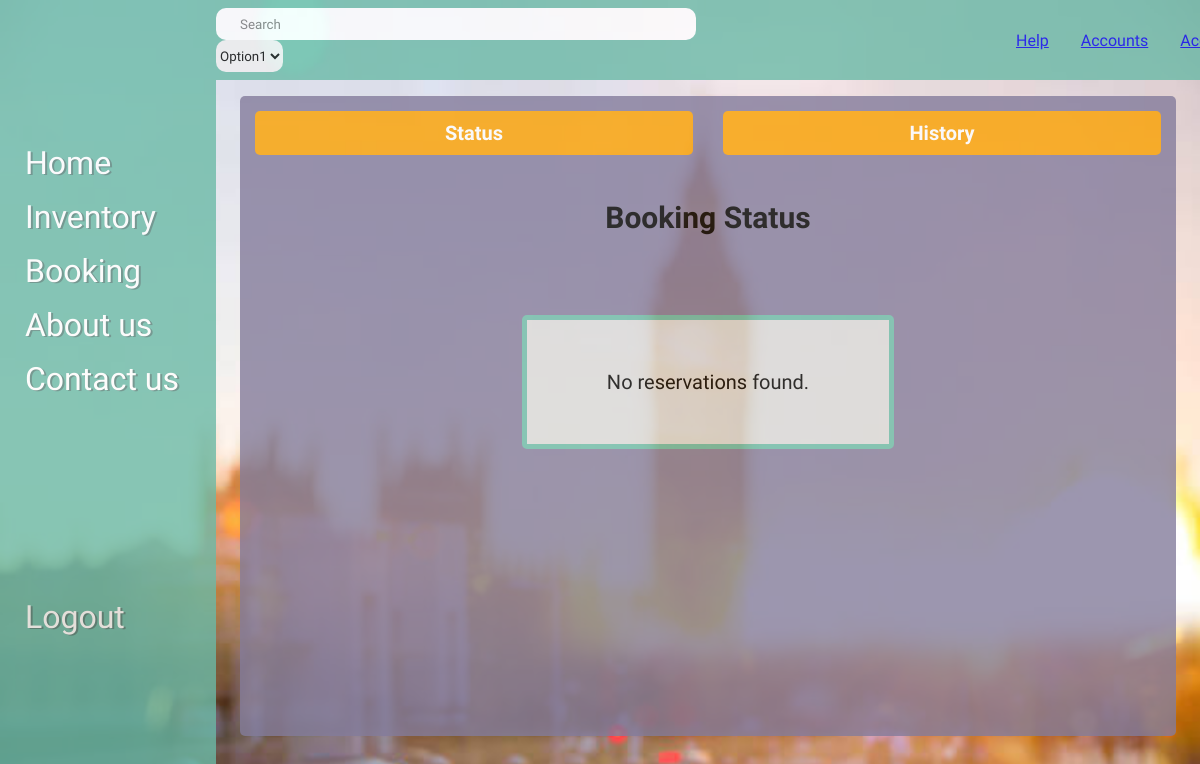
The page /reservations/status/ (signed in) on the database as committed earlier.
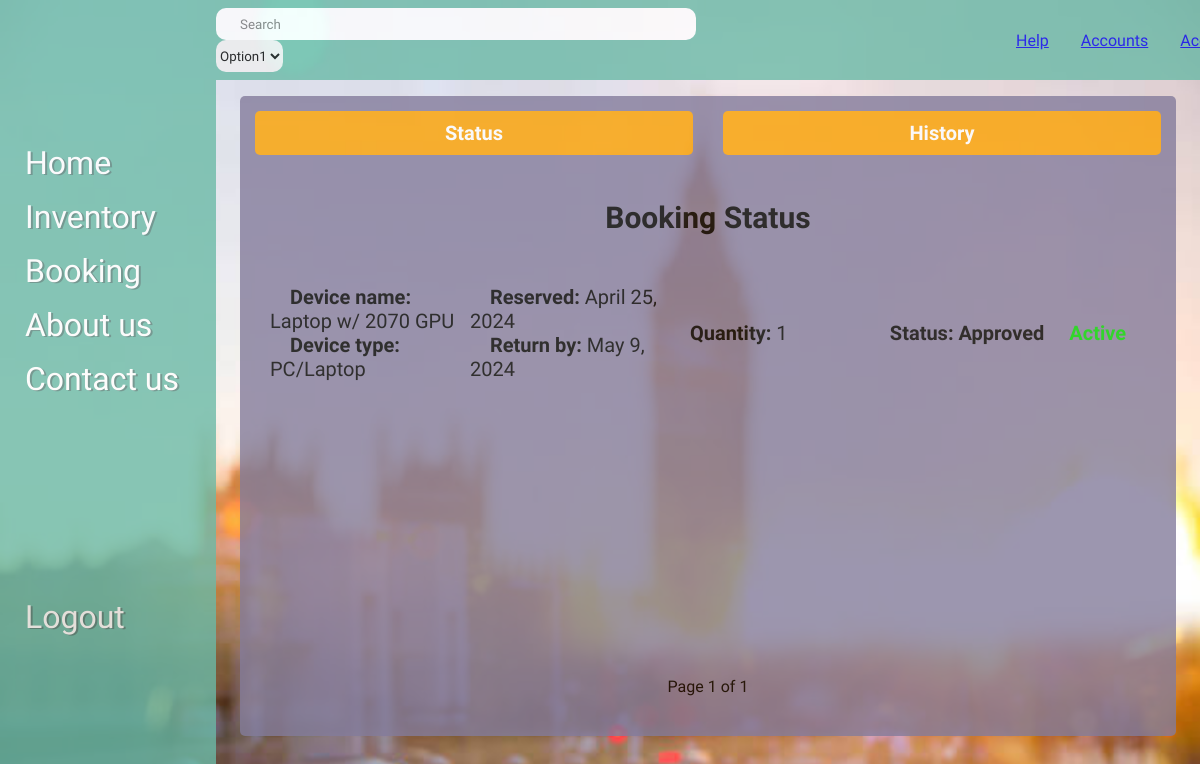
The same page on the database as committed later.
### reservations/models.py (models this page shows, shortened)
class ReservationDetails(models.Model):
    equipment = models.ForeignKey(Equipment, on_delete=models.CASCADE)
    quantity = models.PositiveIntegerField(default=1)
    reserved_date = models.DateField(default=timezone.now)
    return_date = models.DateField(default=default_return_date)
    user = models.ForeignKey(get_user_model(), on_delete=models.CASCADE, blank=True, null=True)
    APPROVED = 'Approved'
    NOT_APPROVED = 'Not Approved'
    PENDING = 'Pending'
    CANCELLED = 'Cancelled'
    COMPLETED = 'Completed'
    STATUS_CHOICES = [
        (APPROVED, 'Approved'),
        (NOT_APPROVED, 'Not Approved'),
        (PENDING, 'Pending'),
        (CANCELLED, 'Cancelled'),
        (COMPLETED, 'Completed'),
    ]
    status = models.CharField(max_length=20, choices=STATUS_CHOICES, default=PENDING)
    class Meta:
        permissions = [
            ("can_view_reservation", "Can view reservation"),
            ("can_modify_reservation", "Can modify reservation"),
            ("can_delete_reservation", "Can delete reservation"),
        ]

### inventory/models.py (models this page shows, shortened)
class Equipment(models.Model):
    display_name = models.CharField(max_length=100)
    asset_type = models.CharField(max_length=100)
    location = models.CharField(max_length=100)
    quantity = models.IntegerField()
    instock_items = models.IntegerField(('zipcode'), null=True, blank=True)
    comments = models.CharField(max_length=100, blank=True)

### reservations/views.py (the view, shortened to what this page needs)
# urls.py: path('status/', views.reservation_status, name='reservation_status'),
@login_required
def reservation_status(request):
    user = request.user
    hidden_reservations = request.session.get('hidden_reservations', [])
    hidden_reservations = [int(reservation_id) for reservation_id in hidden_reservations]
    all_reservations = ReservationDetails.objects.filter(user=user)\
        .exclude(status__in=[ReservationDetails.CANCELLED, ReservationDetails.COMPLETED])\
        .exclude(id__in=hidden_reservations)
    not_approved_reservations = all_reservations.filter(status=ReservationDetails.NOT_APPROVED)
    items_per_page = 3
    paginator = Paginator(all_reservations, items_per_page)
    page_number = request.GET.get('page')
    reservations = paginator.get_page(page_number)
    currentDateAndTime = datetime.now().strftime("%Y-%m-%d")
    return render(request, 'reservation_status.html', {'reservations': reservations, 'not_approved_reservations': not_approved_reservations, 'hidden_reservations': hidden_reservations, "currentDateAndTime" : currentDateAndTime})

### reservations/templates/reservation_status.html (shortened to what this page needs)
{% extends 'base.html' %}
{% load static %}
{% block content %}
<link rel="stylesheet" type="text/css" href="{% static 'css/styles.css' %}">
<div class="content-container-status">
    <div class="button-container">
        <button onclick="redirectToStatus()">Status</button>
        <button onclick="redirectToHistory()">History</button>
    </div>
    <h2 class="title">Booking Status</h2>
    <div class="status">
        {% if reservations %}
            {% for reservation in reservations %}
            <div class="reservation-item" id="reservation-{{ reservation.id }}">
                <div class="reservation-item-details">
                    <div class="name-type">
                        <strong>Device name:</strong> {{ reservation.equipment.display_name }}<br>
                        <strong>Device type:</strong> {{ reservation.equipment.asset_type }}<br>
                    </div>
                    <div class="dates">
                        <strong>Reserved:</strong> {{ reservation.reserved_date }}<br>
                        <strong>Return by:</strong> {{ reservation.return_date }}<br>
                    </div>
                    <div class="other-details">
                        <strong>Quantity:</strong> {{ reservation.quantity }}<br>
                    </div>
                    <div class="reservation-actions">
                        <strong><p>Status: {{ reservation.status }}</p></strong>
                        {% if reservation.status == 'Approved' %}
                            <span class="active-text">Active</span>
                        {% elif reservation.status == 'Not Approved' %}
                            <form id="remove-not-approved-form-{{ reservation.id }}" method="post" action="{% url 'remove_not_approved' reservation.id %}">
                                {% csrf_token %}
                                <button type="button" class="info-button" onclick="showMoreInfo('{{ reservation.id }}')">More Info</button>
                            </form>
                        {% else %}
                            <form id="cancel-form-{{ reservation.id }}" method="post" action="{% url 'cancel_reservation' reservation.id %}">
                                {% csrf_token %}
                                <button type="button" class="cancel-button" onclick="confirmCancellation({{ reservation.id }})">Cancel</button>
                            </form>
                        {% endif %}
                    </div>
                </div>
            </div>
            {% endfor %}
        </div>
    </div>
            <div class="pagination">
                <span class="step-links">
                    <span class="current">
                        Page {{ reservations.number }} of {{ reservations.paginator.num_pages }}
                    </span>
                </span>
            </div>
        {% else %}
            <p class="message">No reservations found.</p>
        {% endif %}
</div>
{% endblock %}

Rows that differ between the two databases and show on the page:
added ReservationDetails: equipment.display_name "Laptop w/ 2070 GPU", equipment.asset_type "PC/Laptop", reserved_date "April 25, 2024", return_date "May 9, 2024", quantity "1", status "Approved"
Other text that changed with them:
{{ reservations.number }}: (not shown) → "1"
{{ reservations.paginator.num_pages }}: (not shown) → "1"
text no longer shown: "No reservations found."
text now shown: "Page of"
